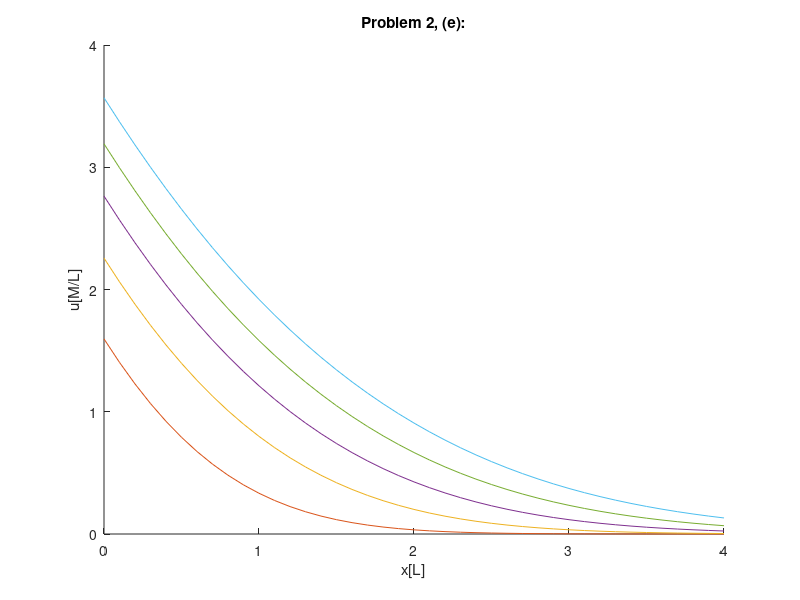

This figure's MATLAB source:
% A=2;
% D=1/2;
% k=0.4;
% for t=0:1/k:5/k
% 
% x=0:0.1:1;
% u=A*exp(-k*t)*(1-erf(x/(2*sqrt(D*t))));
% hold on
% plot(x,u)
% end
% xlabel('x[L]');
% ylabel('u[M/L]');
% title('Problem 3, (g):');
%%
clc 
clear
A=1;
D=1/2;
c1=2/sqrt(pi);
c2=-2;
x=0:0.1:4;
for t=0:1:5
y=x/sqrt(D*t);
F=c1*(exp(-y.^2/4)+(y/2).*sqrt(pi).*erf(y/2))+(1+c2)*y;
u=sqrt((t*A^2)/D)*F;
hold on
plot(x,u)
end
xlabel('x[L]');
ylabel('u[M/L]');
title('Problem 2, (e):');
